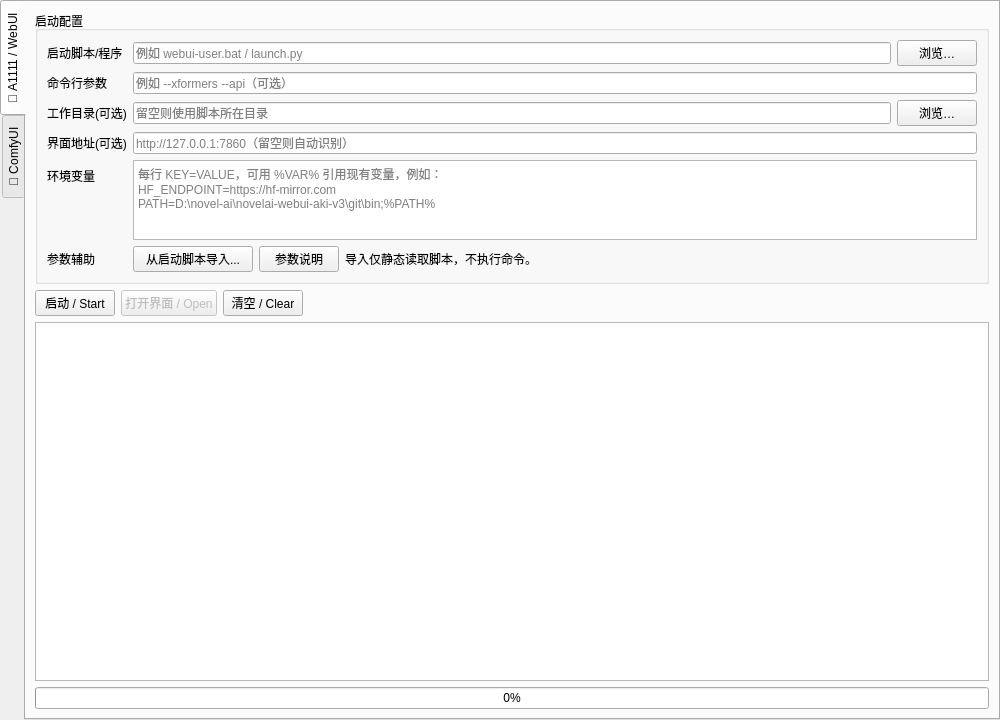
<?xml version="1.0" encoding="UTF-8"?>
<ui version="4.0">
 <class>LauncherWidget</class>
 <widget class="QWidget" name="LauncherWidget">
  <property name="geometry">
   <rect>
    <x>0</x>
    <y>0</y>
    <width>1000</width>
    <height>720</height>
   </rect>
  </property>
  <layout class="QVBoxLayout" name="verticalLayoutRoot">
   <property name="spacing">
    <number>0</number>
   </property>
   <property name="leftMargin">
    <number>0</number>
   </property>
   <property name="topMargin">
    <number>0</number>
   </property>
   <property name="rightMargin">
    <number>0</number>
   </property>
   <property name="bottomMargin">
    <number>0</number>
   </property>
   <item>
    <widget class="QTabWidget" name="targetTabs">
     <property name="tabPosition">
      <enum>QTabWidget::TabPosition::West</enum>
     </property>
     <property name="currentIndex">
      <number>0</number>
     </property>
     <widget class="QWidget" name="pageA1111">
      <attribute name="title">
       <string>🎨 A1111 / WebUI</string>
      </attribute>
      <layout class="QVBoxLayout" name="layoutA1111">
       <item>
        <widget class="QGroupBox" name="groupA1111">
         <property name="sizePolicy">
          <sizepolicy hsizetype="Preferred" vsizetype="Maximum">
           <horstretch>0</horstretch>
           <verstretch>0</verstretch>
          </sizepolicy>
         </property>
         <property name="title">
          <string>启动配置</string>
         </property>
         <layout class="QFormLayout" name="formA1111">
          <item row="0" column="0">
           <widget class="QLabel" name="lblScriptA1111">
            <property name="text">
             <string>启动脚本/程序</string>
            </property>
           </widget>
          </item>
          <item row="0" column="1">
           <layout class="QHBoxLayout" name="rowScriptA1111">
            <item>
             <widget class="QLineEdit" name="editScript_a1111">
              <property name="placeholderText">
               <string>例如 webui-user.bat / launch.py</string>
              </property>
             </widget>
            </item>
            <item>
             <widget class="QPushButton" name="btnBrowse_a1111">
              <property name="text">
               <string>浏览…</string>
              </property>
             </widget>
            </item>
           </layout>
          </item>
          <item row="1" column="0">
           <widget class="QLabel" name="lblArgsA1111">
            <property name="text">
             <string>命令行参数</string>
            </property>
           </widget>
          </item>
          <item row="1" column="1">
           <widget class="QLineEdit" name="editArgs_a1111">
            <property name="placeholderText">
             <string>例如 --xformers --api（可选）</string>
            </property>
           </widget>
          </item>
          <item row="2" column="0">
           <widget class="QLabel" name="lblWorkdirA1111">
            <property name="text">
             <string>工作目录(可选)</string>
            </property>
           </widget>
          </item>
          <item row="2" column="1">
           <layout class="QHBoxLayout" name="rowWorkdirA1111">
            <item>
             <widget class="QLineEdit" name="editWorkdir_a1111">
              <property name="placeholderText">
               <string>留空则使用脚本所在目录</string>
              </property>
             </widget>
            </item>
            <item>
             <widget class="QPushButton" name="btnBrowseWd_a1111">
              <property name="text">
               <string>浏览…</string>
              </property>
             </widget>
            </item>
           </layout>
          </item>
          <item row="3" column="0">
           <widget class="QLabel" name="lblUrlA1111">
            <property name="text">
             <string>界面地址(可选)</string>
            </property>
           </widget>
          </item>
          <item row="3" column="1">
           <widget class="QLineEdit" name="editUrl_a1111">
            <property name="placeholderText">
             <string>http://127.0.0.1:7860（留空则自动识别）</string>
            </property>
           </widget>
          </item>
          <item row="4" column="0">
           <widget class="QLabel" name="lblEnvA1111">
            <property name="text">
             <string>环境变量</string>
            </property>
           </widget>
          </item>
          <item row="4" column="1">
           <widget class="QPlainTextEdit" name="editEnv_a1111">
            <property name="sizePolicy">
             <sizepolicy hsizetype="Expanding" vsizetype="Maximum">
              <horstretch>0</horstretch>
              <verstretch>0</verstretch>
             </sizepolicy>
            </property>
            <property name="minimumSize">
             <size>
              <width>0</width>
              <height>64</height>
             </size>
            </property>
            <property name="maximumSize">
             <size>
              <width>16777215</width>
              <height>80</height>
             </size>
            </property>
            <property name="placeholderText">
             <string>每行 KEY=VALUE，可用 %VAR% 引用现有变量，例如：
HF_ENDPOINT=https://hf-mirror.com
PATH=D:\novel-ai\novelai-webui-aki-v3\git\bin;%PATH%</string>
            </property>
           </widget>
          </item>
          <item row="5" column="0">
           <widget class="QLabel" name="lblAssistA1111">
            <property name="text">
             <string>参数辅助</string>
            </property>
           </widget>
          </item>
          <item row="5" column="1">
           <layout class="QHBoxLayout" name="rowAssistA1111">
            <item>
             <widget class="QPushButton" name="btnImport_a1111">
              <property name="maximumSize">
               <size>
                <width>120</width>
                <height>16777215</height>
               </size>
              </property>
              <property name="text">
               <string>从启动脚本导入...</string>
              </property>
             </widget>
            </item>
            <item>
             <widget class="QPushButton" name="btnHelp_a1111">
              <property name="maximumSize">
               <size>
                <width>80</width>
                <height>16777215</height>
               </size>
              </property>
              <property name="text">
               <string>参数说明</string>
              </property>
             </widget>
            </item>
            <item>
             <widget class="QLabel" name="lblAssistHintA1111">
              <property name="text">
               <string>导入仅静态读取脚本，不执行命令。</string>
              </property>
              <property name="wordWrap">
               <bool>true</bool>
              </property>
             </widget>
            </item>
           </layout>
          </item>
         </layout>
        </widget>
       </item>
       <item>
        <layout class="QHBoxLayout" name="controlsA1111">
         <item>
          <widget class="QPushButton" name="btnStartStop_a1111">
           <property name="text">
            <string>启动 / Start</string>
           </property>
          </widget>
         </item>
         <item>
          <widget class="QPushButton" name="btnOpen_a1111">
           <property name="enabled">
            <bool>false</bool>
           </property>
           <property name="text">
            <string>打开界面 / Open</string>
           </property>
          </widget>
         </item>
         <item>
          <widget class="QPushButton" name="btnClear_a1111">
           <property name="text">
            <string>清空 / Clear</string>
           </property>
          </widget>
         </item>
         <item>
          <spacer name="controlsSpacerA1111">
           <property name="orientation">
            <enum>Qt::Orientation::Horizontal</enum>
           </property>
           <property name="sizeHint" stdset="0">
            <size>
             <width>40</width>
             <height>20</height>
            </size>
           </property>
          </spacer>
         </item>
        </layout>
       </item>
       <item>
        <widget class="QPlainTextEdit" name="console_a1111">
         <property name="readOnly">
          <bool>true</bool>
         </property>
        </widget>
       </item>
       <item>
        <widget class="QProgressBar" name="progress_a1111">
         <property name="visible">
          <bool>false</bool>
         </property>
         <property name="value">
          <number>0</number>
         </property>
        </widget>
       </item>
      </layout>
     </widget>
     <widget class="QWidget" name="pageComfyUI">
      <attribute name="title">
       <string>🧩 ComfyUI</string>
      </attribute>
      <layout class="QVBoxLayout" name="layoutComfyUI">
       <item>
        <widget class="QGroupBox" name="groupComfyUI">
         <property name="sizePolicy">
          <sizepolicy hsizetype="Preferred" vsizetype="Maximum">
           <horstretch>0</horstretch>
           <verstretch>0</verstretch>
          </sizepolicy>
         </property>
         <property name="title">
          <string>启动配置</string>
         </property>
         <layout class="QFormLayout" name="formComfyUI">
          <item row="0" column="0">
           <widget class="QLabel" name="lblScriptComfyUI">
            <property name="text">
             <string>启动脚本/程序</string>
            </property>
           </widget>
          </item>
          <item row="0" column="1">
           <layout class="QHBoxLayout" name="rowScriptComfyUI">
            <item>
             <widget class="QLineEdit" name="editScript_comfyui">
              <property name="placeholderText">
               <string>例如 run_nvidia_gpu.bat / main.py</string>
              </property>
             </widget>
            </item>
            <item>
             <widget class="QPushButton" name="btnBrowse_comfyui">
              <property name="text">
               <string>浏览…</string>
              </property>
             </widget>
            </item>
           </layout>
          </item>
          <item row="1" column="0">
           <widget class="QLabel" name="lblArgsComfyUI">
            <property name="text">
             <string>命令行参数</string>
            </property>
           </widget>
          </item>
          <item row="1" column="1">
           <widget class="QLineEdit" name="editArgs_comfyui">
            <property name="placeholderText">
             <string>例如 --listen --port 8188（可选）</string>
            </property>
           </widget>
          </item>
          <item row="2" column="0">
           <widget class="QLabel" name="lblWorkdirComfyUI">
            <property name="text">
             <string>工作目录(可选)</string>
            </property>
           </widget>
          </item>
          <item row="2" column="1">
           <layout class="QHBoxLayout" name="rowWorkdirComfyUI">
            <item>
             <widget class="QLineEdit" name="editWorkdir_comfyui">
              <property name="placeholderText">
               <string>留空则使用脚本所在目录</string>
              </property>
             </widget>
            </item>
            <item>
             <widget class="QPushButton" name="btnBrowseWd_comfyui">
              <property name="text">
               <string>浏览…</string>
              </property>
             </widget>
            </item>
           </layout>
          </item>
          <item row="3" column="0">
           <widget class="QLabel" name="lblUrlComfyUI">
            <property name="text">
             <string>界面地址(可选)</string>
            </property>
           </widget>
          </item>
          <item row="3" column="1">
           <widget class="QLineEdit" name="editUrl_comfyui">
            <property name="placeholderText">
             <string>http://127.0.0.1:8188（留空则自动识别）</string>
            </property>
           </widget>
          </item>
          <item row="4" column="0">
           <widget class="QLabel" name="lblEnvComfyUI">
            <property name="text">
             <string>环境变量</string>
            </property>
           </widget>
          </item>
          <item row="4" column="1">
           <widget class="QPlainTextEdit" name="editEnv_comfyui">
            <property name="sizePolicy">
             <sizepolicy hsizetype="Expanding" vsizetype="Maximum">
              <horstretch>0</horstretch>
              <verstretch>0</verstretch>
             </sizepolicy>
            </property>
            <property name="minimumSize">
             <size>
              <width>0</width>
              <height>64</height>
             </size>
            </property>
            <property name="maximumSize">
             <size>
              <width>16777215</width>
              <height>80</height>
             </size>
            </property>
            <property name="placeholderText">
             <string>每行 KEY=VALUE，可用 %VAR% 引用现有变量，例如：
HF_ENDPOINT=https://hf-mirror.com</string>
            </property>
           </widget>
          </item>
          <item row="5" column="0">
           <widget class="QLabel" name="lblAssistComfyUI">
            <property name="text">
             <string>参数辅助</string>
            </property>
           </widget>
          </item>
          <item row="5" column="1">
           <layout class="QHBoxLayout" name="rowAssistComfyUI">
            <item>
             <widget class="QPushButton" name="btnImport_comfyui">
              <property name="maximumSize">
               <size>
                <width>120</width>
                <height>16777215</height>
               </size>
              </property>
              <property name="text">
               <string>从启动脚本导入...</string>
              </property>
             </widget>
            </item>
            <item>
             <widget class="QPushButton" name="btnHelp_comfyui">
              <property name="maximumSize">
               <size>
                <width>80</width>
                <height>16777215</height>
               </size>
              </property>
              <property name="text">
               <string>参数说明</string>
              </property>
             </widget>
            </item>
            <item>
             <widget class="QLabel" name="lblAssistHintComfyUI">
              <property name="text">
               <string>可识别便携包 BAT 中的 Python 与 main.py 参数。</string>
              </property>
              <property name="wordWrap">
               <bool>true</bool>
              </property>
             </widget>
            </item>
           </layout>
          </item>
         </layout>
        </widget>
       </item>
       <item>
        <layout class="QHBoxLayout" name="controlsComfyUI">
         <item>
          <widget class="QPushButton" name="btnStartStop_comfyui">
           <property name="text">
            <string>启动 / Start</string>
           </property>
          </widget>
         </item>
         <item>
          <widget class="QPushButton" name="btnOpen_comfyui">
           <property name="enabled">
            <bool>false</bool>
           </property>
           <property name="text">
            <string>打开界面 / Open</string>
           </property>
          </widget>
         </item>
         <item>
          <widget class="QPushButton" name="btnClear_comfyui">
           <property name="text">
            <string>清空 / Clear</string>
           </property>
          </widget>
         </item>
         <item>
          <spacer name="controlsSpacerComfyUI">
           <property name="orientation">
            <enum>Qt::Orientation::Horizontal</enum>
           </property>
           <property name="sizeHint" stdset="0">
            <size>
             <width>40</width>
             <height>20</height>
            </size>
           </property>
          </spacer>
         </item>
        </layout>
       </item>
       <item>
        <widget class="QPlainTextEdit" name="console_comfyui">
         <property name="readOnly">
          <bool>true</bool>
         </property>
        </widget>
       </item>
       <item>
        <widget class="QProgressBar" name="progress_comfyui">
         <property name="visible">
          <bool>false</bool>
         </property>
         <property name="value">
          <number>0</number>
         </property>
        </widget>
       </item>
      </layout>
     </widget>
    </widget>
   </item>
  </layout>
 </widget>
 <resources/>
 <connections/>
</ui>
